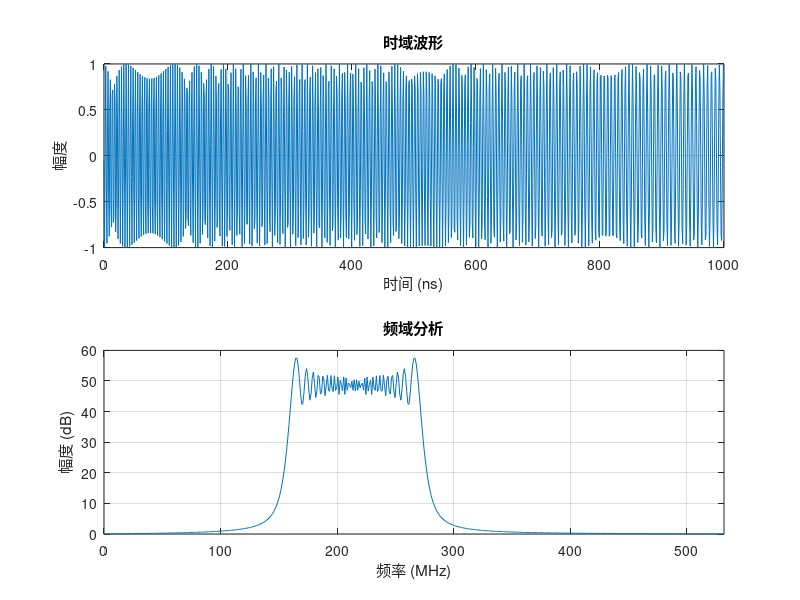

Here is the MATLAB script that generated this plot:
clc;
clear;
close all;

% 参数设置
fs = 1064e6;            % 采样率 (1064 Msa/s)
T = 1000e-9;            % 平坦时间 (1000 ns)
f_start = 275e6;        % 起始频率 (275 MHz)
f_end = 155e6;          % 终止频率 (155 MHz)

% 生成时间向量
t = 0:1/fs:T-1/fs;
N = length(t);          % 采样点数

% 生成线性调频信号 (频率线性递减)
freq = linspace(f_start, f_end, N);
phase = 2*pi*cumsum(freq)/fs;
signal = cos(phase);

% 绘制时域波形
figure;
subplot(2,1,1);
plot(t*1e9, signal);
xlabel('时间 (ns)');
ylabel('幅度');
title('时域波形');
grid on;

% 傅里叶分析
f = linspace(-fs / 2, fs / 2, N)/1e6; % 频率轴 (MHz)
fft_signal = fft(signal);
fft_signal_shifted = fftshift(fft_signal);
magnitude = abs(fft_signal_shifted);

magnitude_pos = magnitude(N/2:N); % 只考虑正频率
f_pos = f(N/2:N);

% 归一化并找到-3dB点
magnitude_norm = magnitude_pos / max(magnitude_pos);
threshold = 0.5; % -3dB阈值

% 找到起始和终止频率
idx = find(magnitude_norm >= threshold);
actual_f_start = f_pos(idx(1));
actual_f_end = f_pos(idx(end));

% 绘制频域波形
subplot(2,1,2);
plot(f, magnitude);
xlabel('频率 (MHz)');
ylabel('幅度 (dB)');
title('频域分析');
xlim([0, fs/2/1e6]);    % 显示正频率部分
grid on;

% 显示关键参数
disp(['采样点数: ', num2str(N)]);
disp(['频率范围: ', num2str(f_start/1e6), ' MHz 到 ', num2str(f_end/1e6), ' MHz']);
disp(['持续时间: ', num2str(T*1e9), ' ns']);
disp(['采样率: ', num2str(fs/1e6), ' MHz']);
